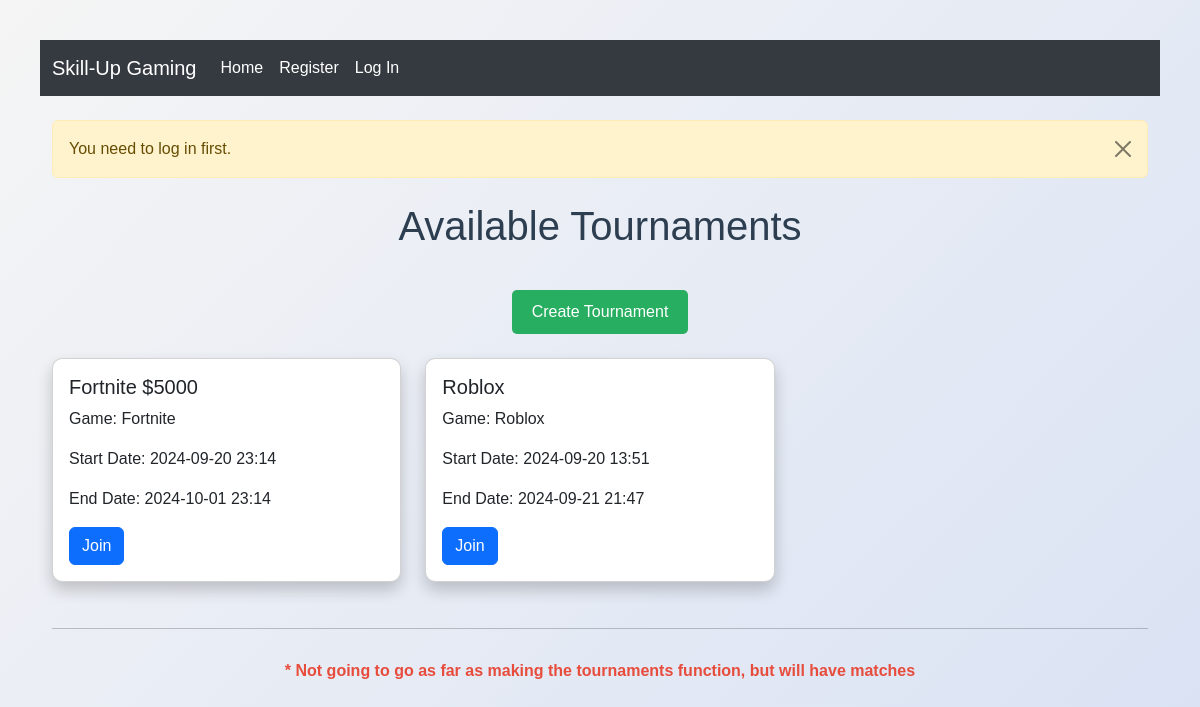
/tournaments, run on the app's committed database.
### tables this page shows
CREATE TABLE tournament (
            tournament_id INTEGER PRIMARY KEY AUTOINCREMENT,
            name TEXT NOT NULL UNIQUE,
            game TEXT NOT NULL,
            start_date TIMESTAMP NOT NULL,
            end_date TIMESTAMP,
            created_at TIMESTAMP DEFAULT CURRENT_TIMESTAMP,
            updated_at TIMESTAMP DEFAULT CURRENT_TIMESTAMP
        );

### database.py (the view, shortened to what this page needs)
@app.route('/tournaments')
def tournaments():
    check_if_profile_and_user_exists()
    profile_id = session.get('profile_id')
    tournament_info = None
    teams_in_tournament = []
    with get_db() as conn:
        cursor = conn.cursor()
        cursor.execute('SELECT * FROM tournament')
        tournaments = cursor.fetchall()
        cursor.execute('''
            SELECT tournament.name, tournament.tournament_id FROM tournament
            JOIN tournament_participant ON tournament.tournament_id = tournament_participant.tournament_id
            WHERE tournament_participant.profile_id = ?
        ''', (profile_id,))
        joined_tournament = cursor.fetchone()
        teams_in_tournament = []
    return render_template('tournaments.html',
        tournaments=tournaments,
        joined_tournament=joined_tournament,
        teams_in_tournament=teams_in_tournament
    )

### models.py (called while the page is built)
def get_db():
    conn = sqlite3.connect(db_path) #
    conn.row_factory = sqlite3.Row # Allows fetching rows as dictionaries
    return conn

def check_if_profile_and_user_exists():
    if not session.get('username'):
        flash('You need to log in first.', 'warning')
        return redirect(url_for('login'))
    if not session.get('profile_id'):
        flash('You need to create a profile first.', 'warning')
        return redirect(url_for('profile'))

### templates/tournaments.html (shortened to what this page needs)
{% extends "layout.html" %}
{% block content %}
    <h1>Available Tournaments</h1>
    <div class="d-flex justify-content-center mb-4">
        <a href="{{ url_for('create_tournament') }}" class="btn-create-tournament">Create Tournament</a>
    </div>
    <div class="row">
        {% for tournament in tournaments %}
            <div class="col-md-4 tournament-card-container">
                <div class="card tournament-card">
                    <div class="card-body">
                        <h5 class="card-title">{{ tournament.name }}</h5>
                        <p class="card-text">Game: {{ tournament.game }}</p>
                        <p class="card-text">Start Date: {{ tournament.start_date[:10] }} {{ tournament.start_date[11:19] }}</p>
                        <p class="card-text">End Date:
                            {% if tournament.end_date %}
                                {{ tournament.end_date[:10] }} {{ tournament.end_date[11:19] }}
                            {% else %}
                                TBA
                            {% endif %}
                        </p>
                        <form action="{{ url_for('join_tournament', tournament_id=tournament.tournament_id) }}" method="POST">
                            <button type="submit" class="btn btn-primary">Join</button>
                        </form>
                    </div>
                </div>
            </div>
        {% endfor %}
    </div>
    <hr>
    <p class="red-message">* Not going to go as far as making the tournaments function, but will have matches</p>
{% endblock %}

### templates/layout.html (shortened to what this page needs)
<!doctype html>
<html lang="en">
<head>
    <link href="https://cdn.jsdelivr.net/npm/bootstrap@5.2.3/dist/css/bootstrap.min.css" rel="stylesheet">
</head>
<body>
    <nav class="navbar navbar-expand-lg navbar-dark">
        <div class="container-fluid">
            <a class="navbar-brand" href="{{ url_for('index') }}">Skill-Up Gaming</a>
            <div class="collapse navbar-collapse" id="navbarNav">
                <ul class="navbar-nav ml-auto">
                    {% if session.get('username') %}
                        <li class="nav-item">
                            <a class="nav-link" href="{{ url_for('index') }}">Home</a>
                        </li>
                        <li class="nav-item">
                            <a class="nav-link" href="{{ url_for('profile') }}">Profile</a>
                        </li>
                        <li class="nav-item">
                            <a class="nav-link" href="{{ url_for('tournaments') }}">Tournaments</a>
                        </li>
                        <li class="nav-item">
                            <a class="nav-link" href="{{ url_for('team') }}">Team</a>
                        </li>
                        <li class="nav-item"></li>
                            <a class="nav-link" href="{{ url_for('quick_duel') }}">Quick Duel</a>
                        </li>
                        <li class="nav-item"></li>
                            <a class="nav-link" href="{{ url_for('logout') }}">Log Out</a>
                        </li>
                    {% else %}
                        <li class="nav-item">
                            <a class="nav-link" href="{{ url_for('index') }}">Home</a>
                        </li>
                        <li class="nav-item">
                            <a class="nav-link" href="{{ url_for('register') }}">Register</a>
                        </li>
                        <li class="nav-item">
                            <a class="nav-link" href="{{ url_for('login') }}">Log In</a>
                        </li>
                    {% endif %}
                </ul>
            </div>
        </div>
    </nav>
    {% with messages = get_flashed_messages(with_categories=true) %}
    {% if messages %}
        <div class="container mt-4">
            {% for category, message in messages %}
                <div class="alert alert-{{ category }} alert-dismissible fade show" role="alert">
                    {{ message }}
                    <button type="button" class="btn-close" data-bs-dismiss="alert" aria-label="Close"></button>
                </div>
            {% endfor %}
        </div>
    {% endif %}
    {% endwith %}
    <div class="container mt-4">
        {% block content %}
        {% endblock %}
    </div>
</body>
</html>

### templates/layout.html (style rules this page uses)
.navbar { background-color: #343a40; }
.navbar-brand, .nav-link { color: #fff !important; }

### templates/tournaments.html (style rules this page uses)
body { background: linear-gradient(135deg, #f5f5f5 0%, #d9e2f4 100%); min-height: 100vh; padding: 40px; font-family: Arial, sans-serif; }
.tournament-card { background-color: #fff; border-radius: 10px; box-shadow: 0 8px 16px rgba(0, 0, 0, 0.2); transition: transform 0.3s ease, box-shadow 0.3s ease; }
.tournament-card-container { margin-bottom: 30px; }
.btn-create-tournament { background-color: #27ae60; color: white; padding: 10px 20px; border-radius: 5px; border: none; font-size: 16px; text-decoration: none; transition: background-color 0.3s ease; }
h1 { color: #2c3e50; text-align: center; font-size: 2.5rem; margin-bottom: 40px; }
.red-message { color: #e74c3c; font-weight: bold; margin-top: 30px; text-align: center; }

### data on the page
tournament: name "Fortnite $5000", game "Fortnite", start_date "2024-09-20", start_date "23:14", end_date "2024-10-01", end_date "23:14"
tournament: name "Roblox", game "Roblox", start_date "2024-09-20", start_date "13:51", end_date "2024-09-21", end_date "21:47"

### other printed values
{{ message }} "You need to log in first."
